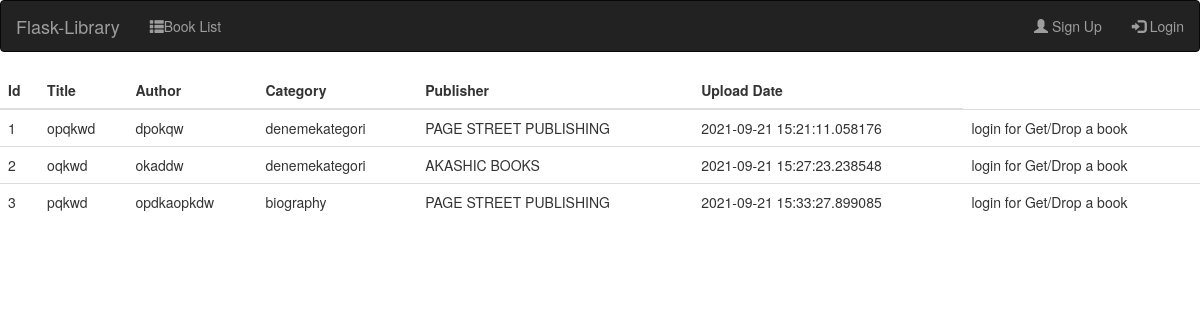
Page /booklist on the committed database.
### main.py (models this page shows)
class Books(db.Model):
    id = db.Column(db.Integer(), primary_key=True)
    title = db.Column(db.String(60), nullable=False)
    author = db.Column(db.String(), nullable=False)
    publisher = db.Column(db.String(), nullable=False)
    upload_date = db.Column(db.DateTime(), nullable=False)
    taken = db.Column(db.Boolean(), nullable=False)
    owner_id=db.Column(db.String(), db.ForeignKey('users.username'))
    category_name= db.Column(db.String(), db.ForeignKey('categories.name'))

### main.py (the view)
@app.route('/booklist')
def BookList():
    all_books = Books.query.all()
    user=Users.query.all()
    return render_template('booklist.html', all_books=all_books, user=user)

### templates/booklist.html (shortened to what this page needs)
{%extends './components/navbar.html'%}
{%block content%}
{% from "formhelpers.html" import render_field %}
<table class="table table-dark">
    <thead>
      <tr>
        <th scope="col">Id</th>
        <th scope="col">Title</th>
        <th scope="col">Author</th>
        <th scope="col">Category</th>
        <th scope="col">Publisher</th>
        <th scope="col">Upload Date</th>
      </tr>
    </thead>
    <tbody>
        {%for book in all_books %}
      <tr>
        <td>{{book.id}}</td>
        <td>{{book.title}}</td>
        <td>{{book.author}}</td>
        <td>{{book.category_name}}</td>
        <td>{{book.publisher}}</td>
        <td>{{book.upload_date}}</td>
        {%if session['logged_in'] and session['activate']%}
        {%if book.owner==none %}
        <td><a href="/getbook/{{book.id}}">Get</a></td>
        {%elif book.owner.id == session["user_id"]%}
        <td><a href="/dropbook/{{book.id}}">Drop</a></td>
        {%else%}
        <td>taken from: {{book.owner.username}}</td>
        {%endif%}
        {%elif session['logged_in'] and not session['activate'] %}
        <td>wait activation for avaliable books</td>
        {%else%}
        <td>login for Get/Drop a book</td>
        {%endif%}
      </tr>
      {%endfor%}
    </tbody>
  </table>
{%endblock%}

### templates/components/navbar.html (shortened to what this page needs)
<!DOCTYPE html>
<html lang="en">
<head>
  <link rel="stylesheet" href="https://maxcdn.bootstrapcdn.com/bootstrap/3.4.1/css/bootstrap.min.css">
</head>
<body>
<nav class="navbar navbar-inverse">
  <div class="container-fluid">
    <div class="navbar-header">
     <a class="navbar-brand" href="/">Flask-Library</a>
    </div>
    <ul class="nav navbar-nav">
      <li><a href="/booklist"><span class="glyphicon glyphicon-th-list"></span>Book List</a></li>
    </ul>
    <ul class="nav navbar-nav navbar-right">
      {%if session["logged_in"]==true%}
      <li><h4 style="color:cornsilk;"> Welcome</h4></li>
      <li><a href="/logout"><span class="glyphicon glyphicon-log-in"></span> Logout</a></li>
      {%else%}
      <li><a href="/register"><span class="glyphicon glyphicon-user"></span> Sign Up</a></li>
      <li><a href="/login"><span class="glyphicon glyphicon-log-in"></span> Login</a></li>
      {%endif%}
    </ul>
  </div>
</nav>
{%block content%}
{%endblock%}
</body>
</html>

### rows in the picture
Books: id "1", title "opqkwd", author "dpokqw", category_name "denemekategori", publisher "PAGE STREET PUBLISHING", upload_date "2021-09-21 15:21:11.058176"
Books: id "2", title "oqkwd", author "okaddw", category_name "denemekategori", publisher "AKASHIC BOOKS", upload_date "2021-09-21 15:27:23.238548"
Books: id "3", title "pqkwd", author "opdkaopkdw", category_name "biography", publisher "PAGE STREET PUBLISHING", upload_date "2021-09-21 15:33:27.899085"
